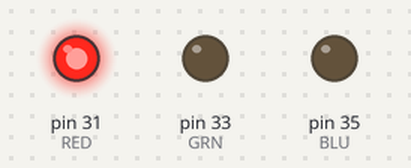
Bench run of a sketch on a simulated Arduino Mega 2560, built with avr-gcc and run on an emulated ATmega2560. Shown: output pins drawn as LEDs (lit = HIGH).

Above: at 0.5 s.
At 1.5 s:
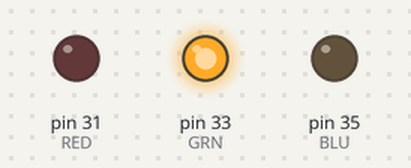
At 5.5 s:
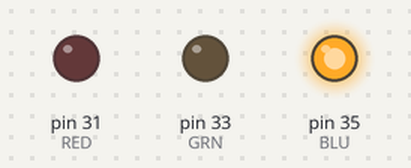
Timing chart, 0 to 6.9 s (numbered marks = the images above):
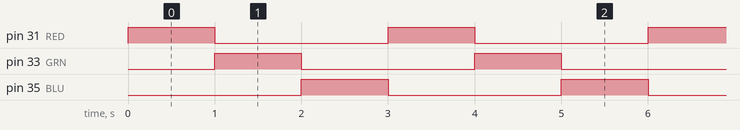

The sketch:

led.ino
```cpp
#include <ctype.h>

#define bit9600Delay 100
#define halfBit9600Delay 50
#define bit4800Delay 188
#define halfBit4800Delay 94
#define RED 31
#define GRN 33
#define BLU 35

byte rx = 0;
byte tx = 1;
byte SWval;
extern uint8_t BigNumbers[];
int pinCount =8;
int time;

void setup()
{
	time=0;
	Serial.begin(9600);
	pinMode(RED, OUTPUT);
   	pinMode(GRN, OUTPUT);
   	pinMode(BLU, OUTPUT);
}

void loop()
{
   digitalWrite(RED, HIGH);
   digitalWrite(GRN, LOW);
   digitalWrite(BLU, LOW);
   delay(1000);
   digitalWrite(RED, LOW);
   digitalWrite(GRN, HIGH);
   digitalWrite(BLU, LOW);
   delay(1000);
   digitalWrite(RED, LOW);
   digitalWrite(GRN, LOW);
   digitalWrite(BLU, HIGH);
   delay(1000);
};
```

Measured:
- by itself, pin 31 (RED), pin 33 (GRN), pin 35 (BLU): alternates HIGH for 1.0 s and LOW for 2.0 s
- by itself, everything shown: repeats every 3.0 s, in 3 steps
